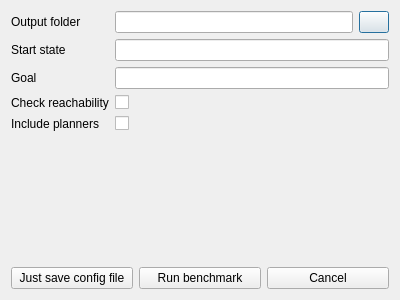
<?xml version="1.0" encoding="UTF-8"?>
<ui version="4.0">
 <class>BenchmarkDialog</class>
 <widget class="QDialog" name="BenchmarkDialog">
  <property name="geometry">
   <rect>
    <x>0</x>
    <y>0</y>
    <width>400</width>
    <height>300</height>
   </rect>
  </property>
  <property name="windowTitle">
   <string>Run benchmark</string>
  </property>
  <layout class="QVBoxLayout" name="verticalLayout">
   <item>
    <layout class="QFormLayout" name="formLayout">
     <item row="3" column="0">
      <widget class="QLabel" name="label_2">
       <property name="text">
        <string>Check reachability</string>
       </property>
      </widget>
     </item>
     <item row="4" column="0">
      <widget class="QLabel" name="label_3">
       <property name="text">
        <string>Include planners</string>
       </property>
      </widget>
     </item>
     <item row="1" column="0">
      <widget class="QLabel" name="label">
       <property name="text">
        <string>Start state</string>
       </property>
      </widget>
     </item>
     <item row="3" column="1">
      <widget class="QCheckBox" name="benchmark_check_reachability_checkbox">
       <property name="text">
        <string/>
       </property>
      </widget>
     </item>
     <item row="4" column="1">
      <widget class="QCheckBox" name="benchmark_include_planners_checkbox">
       <property name="text">
        <string/>
       </property>
      </widget>
     </item>
     <item row="0" column="0">
      <widget class="QLabel" name="label_4">
       <property name="text">
        <string>Output folder</string>
       </property>
      </widget>
     </item>
     <item row="0" column="1">
      <layout class="QHBoxLayout" name="horizontalLayout">
       <item>
        <widget class="QLineEdit" name="benchmark_output_folder_text"/>
       </item>
       <item>
        <widget class="QPushButton" name="benchmark_select_folder_button">
         <property name="sizePolicy">
          <sizepolicy hsizetype="Fixed" vsizetype="Fixed">
           <horstretch>0</horstretch>
           <verstretch>0</verstretch>
          </sizepolicy>
         </property>
         <property name="maximumSize">
          <size>
           <width>30</width>
           <height>30</height>
          </size>
         </property>
         <property name="text">
          <string/>
         </property>
        </widget>
       </item>
      </layout>
     </item>
     <item row="2" column="0">
      <widget class="QLabel" name="label_5">
       <property name="text">
        <string>Goal</string>
       </property>
      </widget>
     </item>
     <item row="2" column="1">
      <widget class="QLineEdit" name="benchmark_goal_text"/>
     </item>
     <item row="1" column="1">
      <widget class="QLineEdit" name="benchmark_start_state_text"/>
     </item>
    </layout>
   </item>
   <item>
    <spacer name="verticalSpacer">
     <property name="orientation">
      <enum>Qt::Vertical</enum>
     </property>
     <property name="sizeHint" stdset="0">
      <size>
       <width>20</width>
       <height>40</height>
      </size>
     </property>
    </spacer>
   </item>
   <item>
    <layout class="QHBoxLayout" name="horizontalLayout_2">
     <item>
      <widget class="QPushButton" name="save_config_button">
       <property name="text">
        <string>Just save config file</string>
       </property>
      </widget>
     </item>
     <item>
      <widget class="QPushButton" name="run_benchmark_button">
       <property name="text">
        <string>Run benchmark</string>
       </property>
      </widget>
     </item>
     <item>
      <widget class="QPushButton" name="cancel_button">
       <property name="text">
        <string>Cancel</string>
       </property>
      </widget>
     </item>
    </layout>
   </item>
  </layout>
 </widget>
 <resources/>
 <connections/>
</ui>
